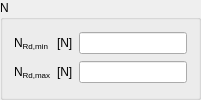
               <widget class="QGroupBox" name="ULSNRdGroupBox">
                <property name="title">
                 <string>N</string>
                </property>
                <layout class="QGridLayout" name="gridLayout_13">
                 <item row="0" column="1">
                  <widget class="QLabelUnitMeasure" name="NRdMinUMLabel">
                   <property name="text">
                    <string>[N]</string>
                   </property>
                  </widget>
                 </item>
                 <item row="0" column="0">
                  <widget class="QLabelRichName" name="NRdMinLabel">
                   <property name="text">
                    <string>&lt;html&gt;&lt;head/&gt;&lt;body&gt;&lt;p&gt;N&lt;span style=&quot; vertical-align:sub;&quot;&gt;Rd,min&lt;/span&gt;&lt;/p&gt;&lt;/body&gt;&lt;/html&gt;</string>
                   </property>
                  </widget>
                 </item>
                 <item row="0" column="2">
                  <widget class="QLineEditValue" name="NRdMinLEdit"/>
                 </item>
                 <item row="1" column="0">
                  <widget class="QLabelRichName" name="NRdMaxLabel">
                   <property name="text">
                    <string>&lt;html&gt;&lt;head/&gt;&lt;body&gt;&lt;p&gt;N&lt;span style=&quot; vertical-align:sub;&quot;&gt;Rd,max&lt;/span&gt;&lt;/p&gt;&lt;/body&gt;&lt;/html&gt;</string>
                   </property>
                  </widget>
                 </item>
                 <item row="1" column="1">
                  <widget class="QLabelUnitMeasure" name="NRdMaxUMLabel">
                   <property name="text">
                    <string>[N]</string>
                   </property>
                  </widget>
                 </item>
                 <item row="1" column="2">
                  <widget class="QLineEditValue" name="NRdMaxLEdit"/>
                 </item>
                </layout>
               </widget>
